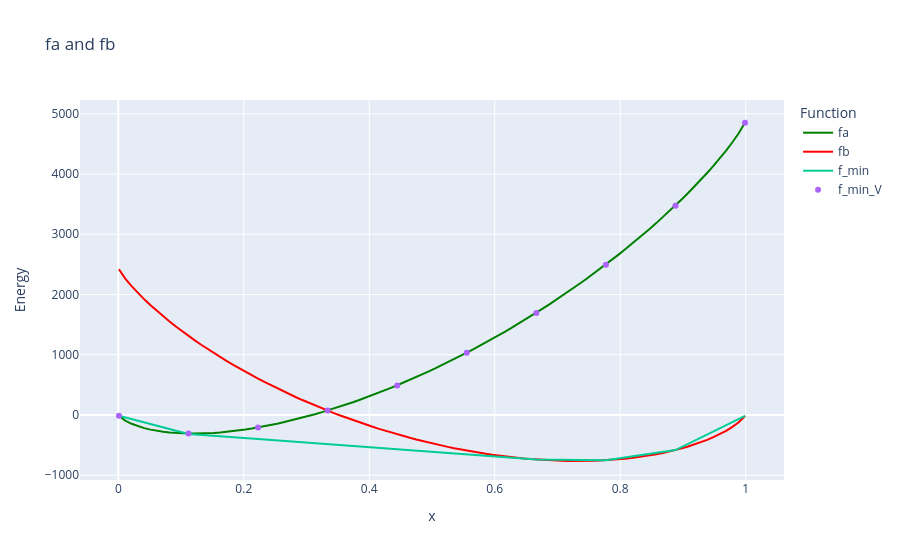

Write notebook code for a chart like this one.
### Code cell
fig = go.Figure()
fig.add_trace(go.Scatter(x=x_values, y=Fa, mode='lines', name='fa', line=dict(color='green')))
fig.add_trace(go.Scatter(x=x_values, y=Fb, mode='lines', name='fb', line=dict(color='red')))
fig.add_trace(go.Scatter(x=x_values2, y=ym, mode='lines', name='f_min'))
fig.add_trace(go.Scatter(x=x_values2, y=ymV, mode='markers', name='f_min_V'))
fig.update_layout(
    xaxis_title='x',
    yaxis_title='Energy',
    title='fa and fb',
    legend_title='Function'
)
fig.show()
